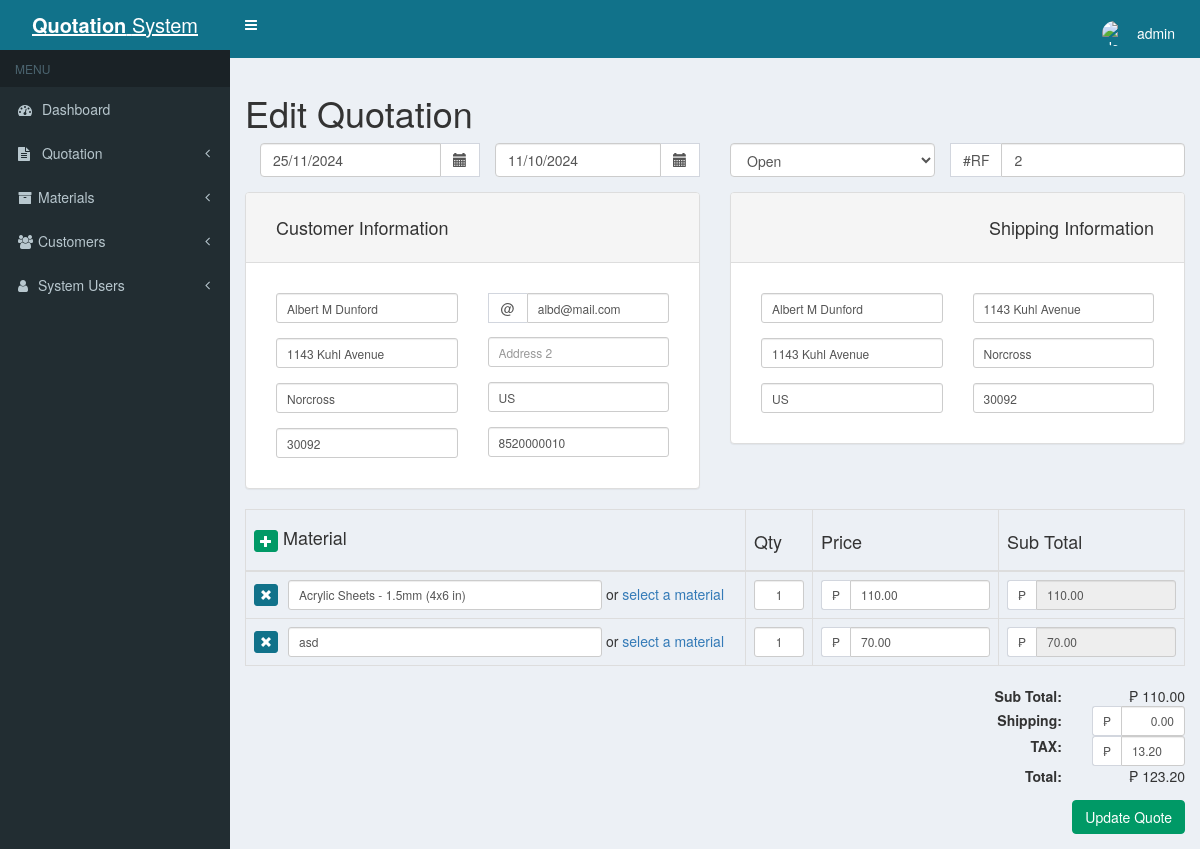
Screenshot of /invoice-edit.php?id=2 (signed in) with the database file from the repository.
### tables this page shows
CREATE TABLE `invoices` (
  `id` int(11) NOT NULL,
  `invoice` varchar(255) NOT NULL,
  `invoice_date` varchar(255) NOT NULL,
  `invoice_due_date` varchar(255) NOT NULL,
  `subtotal` decimal(10,2) NOT NULL,
  `shipping` decimal(10,2) NOT NULL,
  `discount` decimal(10,2) NOT NULL,
  `vat` decimal(10,2) NOT NULL,
  `total` decimal(10,2) NOT NULL,
  `notes` text NOT NULL,
  `invoice_type` varchar(255) NOT NULL,
  `status` varchar(255) NOT NULL
);

CREATE TABLE `customers` (
  `id` int(11) NOT NULL,
  `invoice` varchar(255) NOT NULL,
  `name` varchar(255) NOT NULL,
  `email` varchar(255) NOT NULL,
  `address_1` varchar(255) NOT NULL,
  `address_2` varchar(255) NOT NULL,
  `town` varchar(255) NOT NULL,
  `county` varchar(255) NOT NULL,
  `postcode` varchar(255) NOT NULL,
  `phone` varchar(100) NOT NULL,
  `name_ship` varchar(255) NOT NULL,
  `address_1_ship` varchar(255) NOT NULL,
  `address_2_ship` varchar(255) NOT NULL,
  `town_ship` varchar(255) NOT NULL,
  `county_ship` varchar(255) NOT NULL,
  `postcode_ship` varchar(255) NOT NULL
);

CREATE TABLE `invoice_items` (
  `id` int(11) NOT NULL,
  `invoice` varchar(255) NOT NULL,
  `product` text NOT NULL,
  `qty` int(11) NOT NULL,
  `price` decimal(10,2) NOT NULL,
  `discount` decimal(10,2) NOT NULL,
  `subtotal` decimal(10,2) NOT NULL
);

### invoice-edit.php (the view, shortened to what this page needs)
<?php
include('header.php');
$getID = $_GET['id'];
$mysqli = new mysqli(DATABASE_HOST, DATABASE_USER, DATABASE_PASS, DATABASE_NAME);
$query = "SELECT p.*, i.*, c.*
			FROM invoice_items p
			JOIN invoices i ON i.invoice = p.invoice
			JOIN customers c ON c.invoice = i.invoice
			WHERE p.invoice = '" . $mysqli->real_escape_string($getID) . "'";
$result = mysqli_query($mysqli, $query);
if($result) {
	while ($row = mysqli_fetch_assoc($result)) {
		$customer_name = $row['name'];
		$customer_email = $row['email'];
		$customer_address_1 = $row['address_1'];
		$customer_address_2 = $row['address_2'];
		$customer_town = $row['town'];
		$customer_county = $row['county'];
		$customer_postcode = $row['postcode'];
		$customer_phone = $row['phone'];
		$customer_name_ship = $row['name_ship'];
		$customer_address_1_ship = $row['address_1_ship'];
		$customer_address_2_ship = $row['address_2_ship'];
		$customer_town_ship = $row['town_ship'];
		$customer_county_ship = $row['county_ship'];
		$customer_postcode_ship = $row['postcode_ship'];
		$invoice_date = $row['invoice_date'];
		$invoice_due_date = $row['invoice_due_date'];
		$invoice_subtotal = $row['subtotal'];
		$invoice_shipping = $row['shipping'];
		$invoice_vat = $row['vat'];
		$invoice_total = $row['total'];
		$invoice_status = $row['status'];
	}
}
?>
		<h1>Edit Quotation</h1>
		<form method="post" id="update_invoice">
			<div class="row">
				<div class="col-xs-12 text-right">
					<div class="col-xs-3 no-padding-right">
				        <div class="form-group">
				            <div class="input-group date" id="invoice_date">
				                <input type="text" class="form-control required" name="invoice_date" placeholder="Select invoice date" data-date-format="<?php echo DATE_FORMAT ?>" value="<?php echo $invoice_date; ?>" />
				                <span class="input-group-addon">
				                    <span class="glyphicon glyphicon-calendar"></span>
				                </span>
				            </div>
				        </div>
				    </div>
				    <div class="col-xs-3">
				        <div class="form-group">
				            <div class="input-group date" id="invoice_due_date">
				                <input type="text" class="form-control required" name="invoice_due_date" placeholder="Select due date" data-date-format="<?php echo DATE_FORMAT ?>" value="<?php echo $invoice_due_date; ?>" />
				                <span class="input-group-addon">
				                    <span class="glyphicon glyphicon-calendar"></span>
				                </span>
				            </div>
				        </div>
				    </div>
					<div class="col-xs-3">
						<div class="form-group">
							<select name="invoice_status" id="invoice_status" class="form-control mt-0">
								<option value="open" <?php if($invoice_status === 'open'){?>selected<?php } ?>>Open</option>
							</select>
						</div>
					</div>
					<div class="input-group col-xs-3 float-right">
						<span class="input-group-addon">#<?php echo INVOICE_PREFIX ?></span>
						<input type="text" name="invoice_id" id="invoice_id" class="form-control required" placeholder="Invoice Number" aria-describedby="sizing-addon1" value="<?php echo $getID; ?>">
					</div>
				</div>
			</div>
			<div class="row">
				<div class="col-xs-6">
					<div class="panel panel-default">
						<div class="panel-heading">
							<h4>Customer Information</h4>
						</div>
						<div class="panel-body form-group form-group-sm">
							<div class="row">
								<div class="col-xs-6">
									<div class="form-group">
										<input type="text" class="form-control margin-bottom copy-input required" name="customer_name" id="customer_name" placeholder="Enter name" tabindex="1" value="<?php echo $customer_name; ?>">
									</div>
									<div class="form-group">
										<input type="text" class="form-control margin-bottom copy-input required" name="customer_address_1" id="customer_address_1" placeholder="Address 1" tabindex="3" value="<?php echo $customer_address_1; ?>">
									</div>
									<div class="form-group">
										<input type="text" class="form-control margin-bottom copy-input required" name="customer_town" id="customer_town" placeholder="Town" tabindex="5" value="<?php echo $customer_town; ?>">
									</div>
									<div class="form-group no-margin-bottom">
										<input type="text" class="form-control copy-input required" name="customer_postcode" id="customer_postcode" placeholder="Postcode" tabindex="7" value="<?php echo $customer_postcode; ?>">
									</div>
								</div>
								<div class="col-xs-6">
									<div class="input-group float-right margin-bottom">
										<span class="input-group-addon">@</span>
										<input type="email" class="form-control copy-input required" name="customer_email" id="customer_email" placeholder="E-mail address" aria-describedby="sizing-addon1" tabindex="2" value="<?php echo $customer_email; ?>">
									</div>
								    <div class="form-group">
								    	<input type="text" class="form-control margin-bottom copy-input" name="customer_address_2" id="customer_address_2" placeholder="Address 2" tabindex="4" value="<?php echo $customer_address_2; ?>">
								    </div>
								    <div class="form-group">
								    	<input type="text" class="form-control margin-bottom copy-input required" name="customer_county" id="customer_county" placeholder="County" tabindex="6" value="<?php echo $customer_county; ?>">
								    </div>
								    <div class="form-group no-margin-bottom">
								    	<input type="text" class="form-control required" name="customer_phone" id="invoice_phone" placeholder="Phone number" tabindex="8" value="<?php echo $customer_phone; ?>">
									</div>
								</div>
							</div>
						</div>
					</div>
				</div>
				<div class="col-xs-6 text-right">
					<div class="panel panel-default">
						<div class="panel-heading">
							<h4>Shipping Information</h4>
						</div>
						<div class="panel-body form-group form-group-sm">
							<div class="row">
								<div class="col-xs-6">
									<div class="form-group">
										<input type="text" class="form-control margin-bottom required" name="customer_name_ship" id="customer_name_ship" placeholder="Enter name" tabindex="9" value="<?php echo $customer_name_ship; ?>">
									</div>
									<div class="form-group">
										<input type="text" class="form-control margin-bottom" name="customer_address_2_ship" id="customer_address_2_ship" placeholder="Address 2" tabindex="11" value="<?php echo $customer_address_2_ship; ?>">
									</div>
									<div class="form-group no-margin-bottom">
										<input type="text" class="form-control required" name="customer_county_ship" id="customer_county_ship" placeholder="County" tabindex="13" value="<?php echo $customer_county_ship; ?>">
									</div>
								</div>
								<div class="col-xs-6">
									<div class="form-group">
								    	<input type="text" class="form-control margin-bottom required" name="customer_address_1_ship" id="customer_address_1_ship" placeholder="Address 1" tabindex="10" value="<?php echo $customer_address_1_ship; ?>">
									</div>
									<div class="form-group">
										<input type="text" class="form-control margin-bottom required" name="customer_town_ship" id="customer_town_ship" placeholder="Town" tabindex="12" value="<?php echo $customer_town_ship; ?>">
								    </div>
								    <div class="form-group no-margin-bottom">
								    	<input type="text" class="form-control required" name="customer_postcode_ship" id="customer_postcode_ship" placeholder="Postcode" tabindex="14" value="<?php echo $customer_postcode_ship; ?>">
									</div>
								</div>
							</div>
						</div>
					</div>
				</div>
			</div>
			<table class="table table-bordered" id="invoice_table">
				<thead>
					<tr>
						<th width="500">
							<h4><a href="#" class="btn btn-success btn-xs add-row"><span class="glyphicon glyphicon-plus" aria-hidden="true"></span></a> Material</h4>
						</th>
						<th>
							<h4>Qty</h4>
						</th>
						<th>
							<h4>Price</h4>
						</th>
						<th>
							<h4>Sub Total</h4>
						</th>
					</tr>
				</thead>
				<tbody>
					<?php
						$mysqli = new mysqli(DATABASE_HOST, DATABASE_USER, DATABASE_PASS, DATABASE_NAME);
						$query2 = "SELECT * FROM invoice_items WHERE invoice = '" . $mysqli->real_escape_string($getID) . "'";
						$result2 = mysqli_query($mysqli, $query2);
						if($result2) {
							while ($rows = mysqli_fetch_assoc($result2)) {
							    $item_product = $rows['product'];
							    $item_qty = $rows['qty'];
							    $item_price = $rows['price'];
							    $item_subtotal = $rows['subtotal'];
					?>
					<tr>
						<td>
							<div class="form-group form-group-sm  no-margin-bottom">
								<a href="#" class="btn btn-danger btn-xs delete-row"><span class="glyphicon glyphicon-remove" aria-hidden="true"></span></a>
								<input type="text" class="form-control form-group-sm item-input invoice_product" name="invoice_product[]" placeholder="Enter material title and / or description" value="<?php echo $item_product; ?>">
								<p class="item-select">or <a href="#">select a material</a></p>
							</div>
						</td>
						<td class="text-right">
							<div class="form-group form-group-sm no-margin-bottom">
								<input type="text" class="form-control invoice_product_qty calculate" name="invoice_product_qty[]" value="<?php echo $item_qty; ?>">
							</div>
						</td>
						<td class="text-right">
							<div class="input-group input-group-sm  no-margin-bottom">
								<span class="input-group-addon"><?php echo CURRENCY ?></span>
								<input type="text" class="form-control calculate invoice_product_price required" name="invoice_product_price[]" aria-describedby="sizing-addon1" placeholder="0.00" value="<?php echo $item_price; ?>">
							</div>
						</td>
						<td class="text-right">
							<div class="input-group input-group-sm">
								<span class="input-group-addon"><?php echo CURRENCY ?></span>
								<input type="text" class="form-control calculate-sub" name="invoice_product_sub[]" id="invoice_product_sub" aria-describedby="sizing-addon1" value="<?php echo $item_subtotal; ?>" disabled>
							</div>
						</td>
					</tr>
					<?php } } ?>
				</tbody>
			</table>
			<div id="invoice_totals" class="padding-right row text-right">
				<div class="col-xs-6">
				</div>
				<div class="col-xs-6 no-padding-right">
					<div class="row">
						<div class="col-xs-3 col-xs-offset-6">
							<strong>Sub Total:</strong>
						</div>
						<div class="col-xs-3">
							<?php echo CURRENCY ?><span class="invoice-sub-total"> <?php echo $invoice_subtotal; ?></span>
						</div>
					</div>
					<div class="row">
						<div class="col-xs-3 col-xs-offset-6">
							<strong class="shipping">Shipping:</strong>
						</div>
						<div class="col-xs-3">
							<div class="input-group input-group-sm">
								<span class="input-group-addon"><?php echo CURRENCY ?></span>
								<input type="text" class="form-control calculate shipping" name="invoice_shipping" aria-describedby="sizing-addon1" placeholder="0.00" value="<?php echo $invoice_shipping; ?>">
							</div>
						</div>
					</div>
					<?php if (ENABLE_VAT == true) { ?>
					<div class="row">
						<div class="col-xs-3 col-xs-offset-6">
							<strong>TAX:</strong>
						</div>
						<div class="col-xs-3">
							<div class="input-group input-group-sm">
								<span class="input-group-addon"><?php echo CURRENCY ?></span>
								<input type="text" class="form-control calculate" name="invoice_vat" id="invoice_vat" aria-describedby="sizing-addon1" placeholder="0.00" value="<?php echo $invoice_vat; ?>">
							</div>
						</div>
					</div>
					<?php } ?>
					<div class="row">
						<div class="col-xs-3 col-xs-offset-6">
							<strong>Total:</strong>
						</div>
						<div class="col-xs-3">
							<?php echo CURRENCY ?><span class="invoice-total"> <?php echo $invoice_total; ?></span>
						</div>
					</div>
				</div>
			</div>
			<div class="row">
				<div class="col-xs-12 margin-top btn-group">
					<input type="submit" id="action_edit_invoice" class="btn btn-success float-right" value="Update Quote" data-loading-text="Updating...">
				</div>
			</div>
		</form>
<?php
	include('footer.php');
?>

### css/styles.css (style rules this page uses)
body { padding: 0; background-color: #11728a; }
.btn-danger { background-color: #11728a; border-color: #11728a; }
.btn-success { background-color: #009966; border-color: #009966; }
.panel-body { padding: 30px 30px 15px 30px; }
.panel-heading { padding: 15px 30px 15px 30px; }
.float-right { float: right !important; }
.margin-bottom { margin-bottom: 1em; }
.margin-top { margin-top: 1em; }
.mt-0 { margin-top: 0px !important; }
.padding-right { padding-right: 15px; }
.no-padding-right { padding-right: 0; }
.no-margin-bottom { margin-bottom: 0; }
input.shipping { text-align: right; }
#invoice_status, #invoice_type { margin-top: 23px; }
.invoice_product_qty { width: 50px; text-align: center; }
.delete-row { float: left; margin-top: 4px; }
.item-select { float: left; margin: 4px; }
.item-input { float: left; width: 65%; margin-left: 10px; }
strong.shipping { margin-top: 4px; display: block; }

### rows the page displays
invoices: invoice_date "25/11/2024", invoice_due_date "11/10/2024", invoice_status "Open", subtotal "110.00", invoice_shipping "0.00", invoice_vat "13.20", total "123.20"
customers: customer_name "Albert M Dunford", customer_address_1 "1143 Kuhl Avenue", customer_town "Norcross", customer_postcode "30092", customer_email "albd@mail.com", customer_county "US", customer_phone "8520000010", customer_name_ship "Albert M Dunford", customer_address_2_ship "1143 Kuhl Avenue", customer_county_ship "US", customer_address_1_ship "1143 Kuhl Avenue", customer_town_ship "Norcross", customer_postcode_ship "30092"
invoice_items: product "Acrylic Sheets - 1.5mm (4x6 in)", qty "1", price "110.00", subtotal "110.00"
invoice_items: product "asd", qty "1", price "70.00", subtotal "70.00"

### other values shown
$_SESSION['login_username'] "admin"
INVOICE_PREFIX "RF"
CURRENCY "₱"
